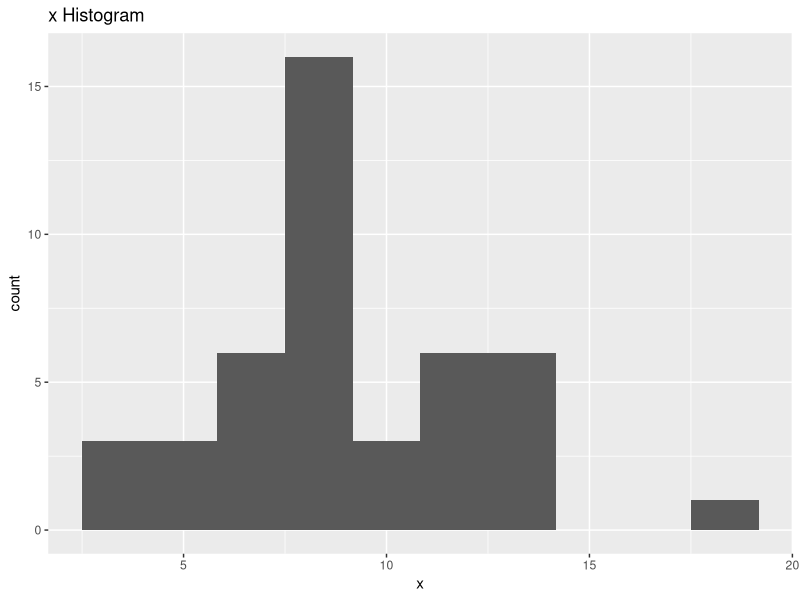
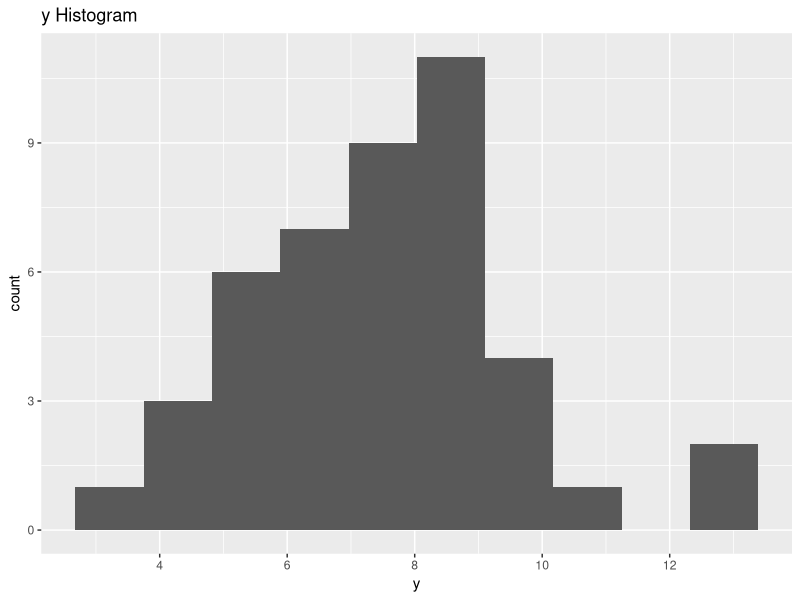
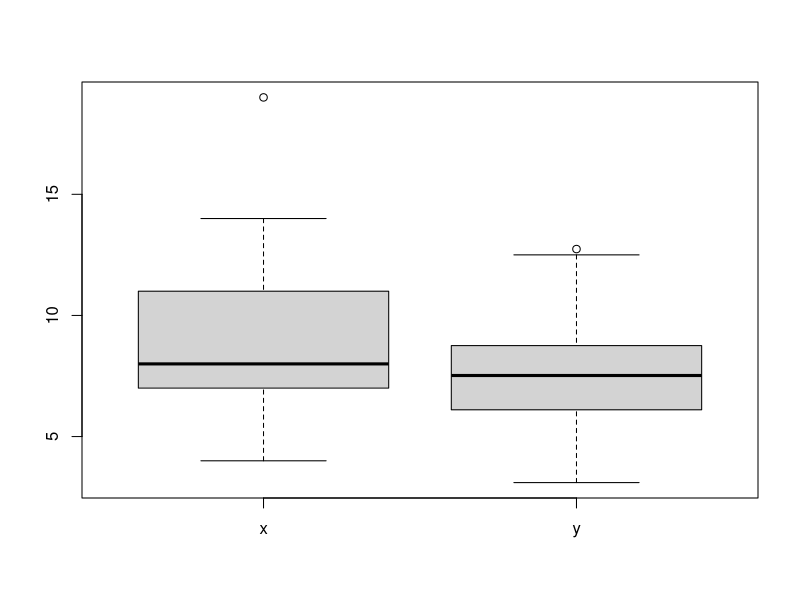
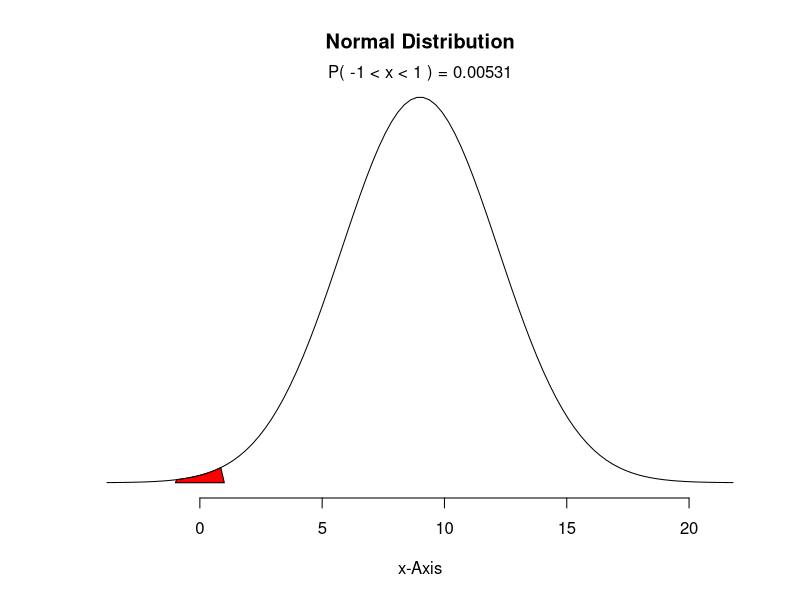
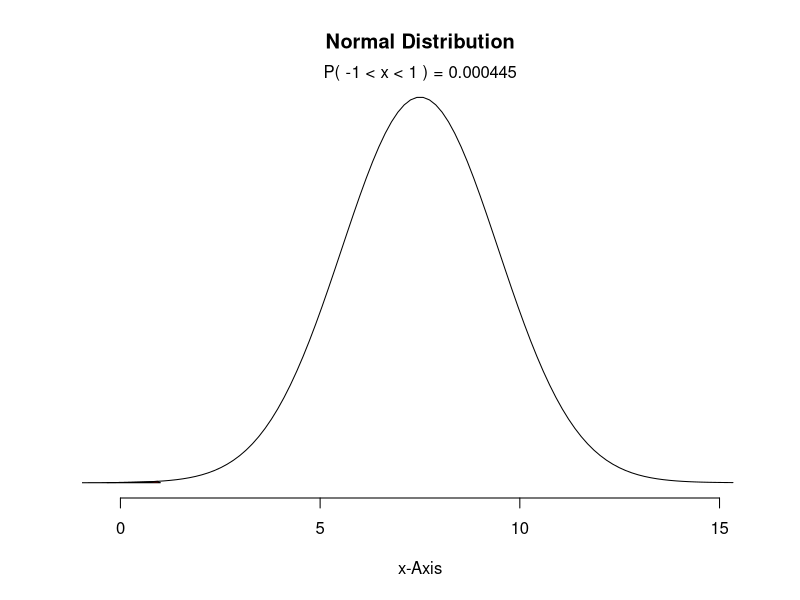
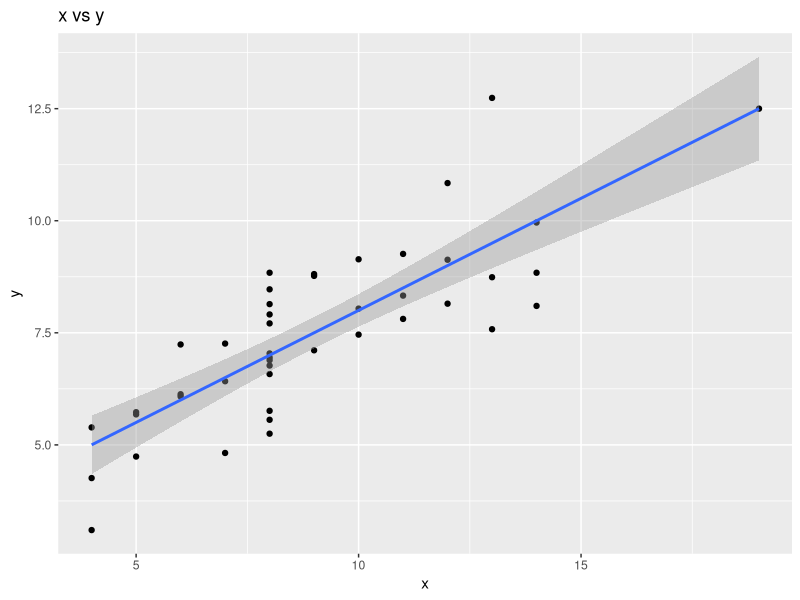
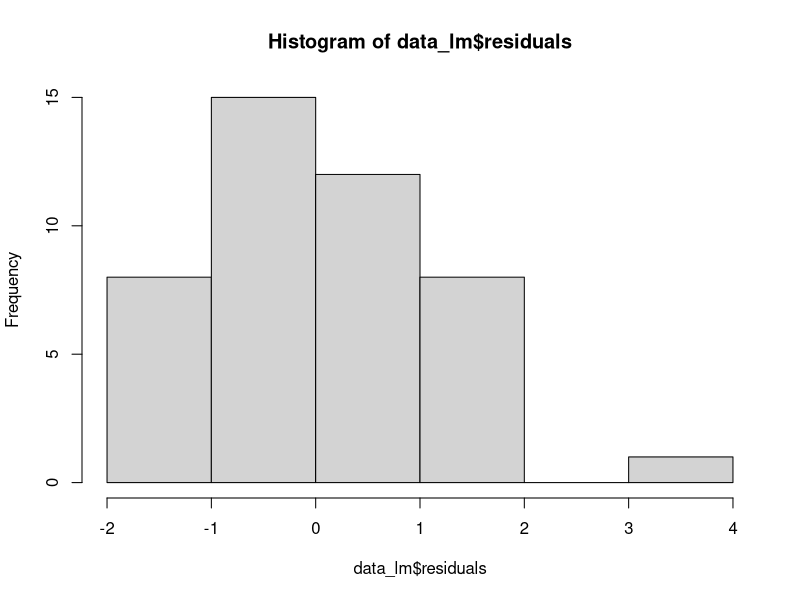
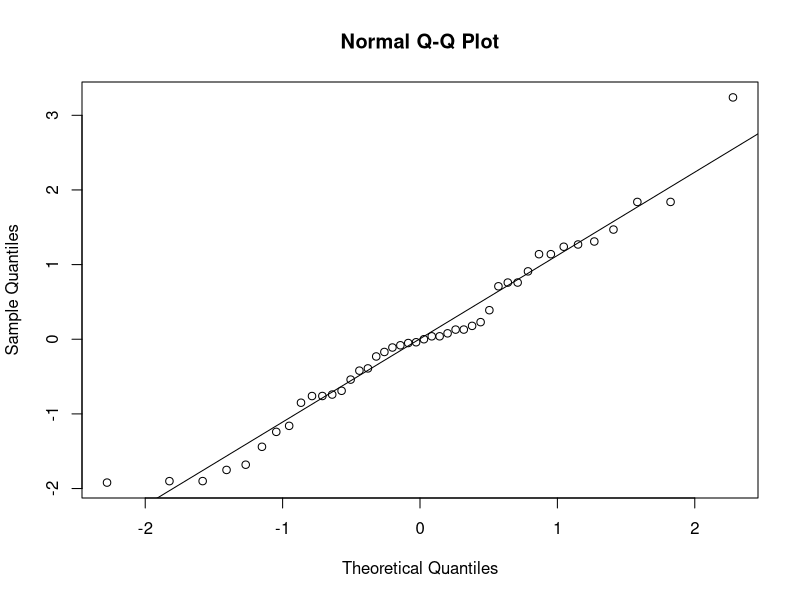

R code for these plots, in order:
## ---- chunk 1

library(dplyr)
library(ggplot2)
library(stringr)
library(broom)



#normal plot
normalPlot <- function(mean=0, sd=1, bounds=c(-1,1), tails=FALSE) {
	x <- seq(-4,4,length=100)*sd + mean
	hx <- dnorm(x,mean,sd)

	plot(x, hx, type="n", xlab="x-Axis", ylab="",
		 main="Normal Distribution", axes=FALSE)
	lines(x, hx)

	if(tails) {
		i.low <- x <= bounds[1]
		i.high <- x >= bounds[2]
		polygon(c(x[i.low],bounds[1]), c(hx[i.low], 0), col="red")
		polygon(c(bounds[2],x[i.high]), c(0,hx[i.high]), col="red")
	} else {
		i <- x >= bounds[1] & x <= bounds[2]
		polygon(c(bounds[1],x[i],bounds[2]), c(0,hx[i],0), col="red")
		area <- pnorm(bounds[2], mean, sd) - pnorm(bounds[1], mean, sd)
		if(diff(bounds) > 0) {
			result <- paste("P(",bounds[1],"< x <",bounds[2],") =",
							signif(area, digits=3))
			mtext(result,3)
		}
	}
	axis(1)
}

## ---- chunk 2

options(digits=2) 

data1 <-data.frame(x=c(10,8,13,9,11,14,6,4,12,7,5), y=c(8.04,6.95,7.58,8.81,8.33,9.96,7.24,4.26,10.84,4.82,5.68)) 

data2 <-data.frame(x=c(10,8,13,9,11,14,6,4,12,7,5), y=c(9.14,8.14,8.74,8.77,9.26,8.1,6.13,3.1,9.13,7.26,4.74)) 

data3 <-data.frame(x=c(10,8,13,9,11,14,6,4,12,7,5), y=c(7.46,6.77,12.74,7.11,7.81,8.84,6.08,5.39,8.15,6.42,5.73)) 

data4 <-data.frame(x=c(8,8,8,8,8,8,8,19,8,8,8), y=c(6.58,5.76,7.71,8.84,8.47,7.04,5.25,12.5,5.56,7.91,6.89)) 

## ---- chunk 3


data_list <- list(data1,data2,data3,data4)

data <- rbind(data1,data2,data3,data4)

#For x in all individual dataframe
for(i in 1:4){

print(paste0("Mean of data",i,"$","x"," is " ,round(mean(data_list[[i]]$x),2)))
}

#For y in all individual dataframe
for(i in 1:4){

print(paste0("Mean of data",i,"$","y"," is " ,round(mean(data_list[[i]]$y),2)))
}


print(paste0("Mean of data"," x"," is " ,round(mean(data$x),2)))
print(paste0("Mean of data"," y"," is " ,round(mean(data$y),2)))



ggplot(data,aes(x)) + geom_histogram(bins = 10) + ggtitle("x Histogram")

ggplot(data,aes(y)) + geom_histogram(bins = 10)  + ggtitle("y Histogram")


## ---- chunk 4

#For x in all individual dataframe
for(i in 1:4){

print(paste0("Median of data",i,"$","x"," is " ,round(median(data_list[[i]]$x),2)))
}

#For y in all individual dataframe
for(i in 1:4){

print(paste0("Median of data",i,"$","y"," is " ,round(median(data_list[[i]]$y),2)))
}



#total median 

paste0("Median of data"," is " ,median(data$x))
paste0("Median of data"," is " ,median(data$y))
     


boxplot(data)


## ---- chunk 5

#For x in all individual dataframe
for(i in 1:4){

print(paste0("SD of data",i,"$","x"," is " ,round(sd(data_list[[i]]$x),2)))
}

#For y in all individual dataframe
for(i in 1:4){

print(paste0("SD of data",i,"$","y"," is " ,round(sd(data_list[[i]]$y),2)))
}



#total x

paste0("Standard Deviation of data"," is " ,round(sd(data$x),2))
paste0("Standard Deviation of data"," is " ,round(sd(data$y),2))

#Normal distribution for x      
normalPlot(mean(data$x),sd(data$x))

#Normal distribution for y   

normalPlot(mean(data$y),sd(data$y))

## ---- chunk 6

  
#For x an y in all individual dataframes
for(i in 1:4){

print(paste("Correlation within x and y in data",i, "is",cor(data_list[[i]]$x,data_list[[i]]$y)))
}

#Correlation between x and y 
print(paste("Correlation within x and y in combined data is",cor(data$x,data$y)))

ggplot(data,aes(x,y)) + geom_point() +geom_smooth(method="lm")  + ggtitle("x vs y")

  
## ---- chunk 7


#For x an y in all individual dataframes
for(i in 1:4){

print(paste("Linear equation for x and y in data",i, "is"))

print(summary(lm(y ~ x,data = data_list[[i]])))
  
}


data_lm <- lm(y ~ x,data = data)

print("Linear equation for x and y from all data is")
print(summary(data_lm))

names(data_lm)


## ---- chunk 8

hist(data_lm$residuals)


qqnorm(data_lm$residuals)
qqline(data_lm$residuals)
## ---- chunk 9

data_residuals <- augment(data_lm)

ggplot(data_lm,aes(x=x,y=.resid)) + geom_point(size=1,alpha=0.8) + geom_smooth(method = "lm")  + ggtitle("x vs Residuals")


## ---- chunk 10

#For x an y in all individual dataframes
for(i in 1:4){

print(paste("Linear equation for x and y in data",i, "is"))

print(summary(lm(y ~ x,data = data_list[[i]])))
  
}


#For x an y in all individual dataframes

  ggplot(data_list[[1]],aes(x,y)) + geom_point() +geom_smooth(method="lm") + ggtitle("Data1") 

  ggplot(data_list[[2]],aes(x,y)) + geom_point() +geom_smooth(method="lm")  + ggtitle("Data2")

  ggplot(data_list[[3]],aes(x,y)) + geom_point() +geom_smooth(method="lm")  + ggtitle("Data3")

  ggplot(data_list[[4]],aes(x,y)) + geom_point() +geom_smooth(method="lm")  + ggtitle("Data4")




